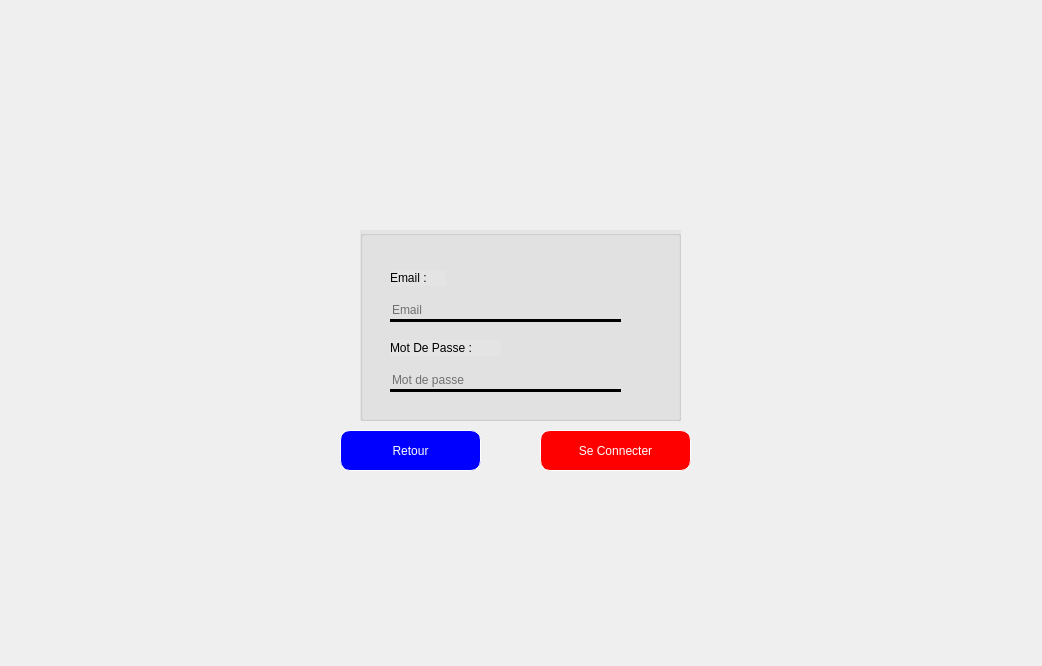
<?xml version="1.0" encoding="UTF-8"?>
<ui version="4.0">
 <class>lemployes</class>
 <widget class="QDialog" name="lemployes">
  <property name="geometry">
   <rect>
    <x>0</x>
    <y>0</y>
    <width>1042</width>
    <height>666</height>
   </rect>
  </property>
  <property name="windowTitle">
   <string>Dialog</string>
  </property>
  <widget class="QLabel" name="label">
   <property name="geometry">
    <rect>
     <x>-10</x>
     <y>-20</y>
     <width>1051</width>
     <height>721</height>
    </rect>
   </property>
   <property name="mouseTracking">
    <bool>false</bool>
   </property>
   <property name="styleSheet">
    <string notr="true">image: url(:/new/prefix1/Background.png);</string>
   </property>
   <property name="text">
    <string/>
   </property>
  </widget>
  <widget class="QPushButton" name="Retour">
   <property name="geometry">
    <rect>
     <x>340</x>
     <y>430</y>
     <width>141</width>
     <height>41</height>
    </rect>
   </property>
   <property name="styleSheet">
    <string notr="true">background-color: #0000ff;
border :1px solid rgb(255, 255, 255);
border-radius :10px;
color: #FFF;
padding-left: 20px;
padding-right:20px;
</string>
   </property>
   <property name="text">
    <string>Retour</string>
   </property>
  </widget>
  <widget class="QPushButton" name="Connecter">
   <property name="geometry">
    <rect>
     <x>540</x>
     <y>430</y>
     <width>151</width>
     <height>41</height>
    </rect>
   </property>
   <property name="styleSheet">
    <string notr="true">background-color: red;
border :1px solid rgb(255, 255, 255);
border-radius :10px;
color: #FFF;
padding-left: 20px;
padding-right:20px;
</string>
   </property>
   <property name="text">
    <string>Se Connecter</string>
   </property>
  </widget>
  <widget class="QGroupBox" name="groupBox_2">
   <property name="geometry">
    <rect>
     <x>360</x>
     <y>230</y>
     <width>321</width>
     <height>191</height>
    </rect>
   </property>
   <property name="styleSheet">
    <string notr="true">font: 9pt &quot;Sitka&quot;;
background-color: rgb(228, 228, 228);</string>
   </property>
   <property name="title">
    <string/>
   </property>
   <widget class="QLabel" name="label_4">
    <property name="geometry">
     <rect>
      <x>30</x>
      <y>40</y>
      <width>56</width>
      <height>16</height>
     </rect>
    </property>
    <property name="text">
     <string>Email :</string>
    </property>
   </widget>
   <widget class="QLabel" name="label_5">
    <property name="geometry">
     <rect>
      <x>30</x>
      <y>110</y>
      <width>111</width>
      <height>16</height>
     </rect>
    </property>
    <property name="text">
     <string>Mot De Passe :</string>
    </property>
   </widget>
   <widget class="QLineEdit" name="lineEdit_email">
    <property name="geometry">
     <rect>
      <x>30</x>
      <y>70</y>
      <width>231</width>
      <height>22</height>
     </rect>
    </property>
    <property name="styleSheet">
     <string notr="true">background-color: transparent;
border:none;
 border-bottom: 3px solid black;</string>
    </property>
    <property name="placeholderText">
     <string>Email</string>
    </property>
   </widget>
   <widget class="QLineEdit" name="lineEdit_motdepasse">
    <property name="geometry">
     <rect>
      <x>30</x>
      <y>140</y>
      <width>231</width>
      <height>22</height>
     </rect>
    </property>
    <property name="styleSheet">
     <string notr="true">background-color: transparent;
border:none;
 border-bottom: 3px solid black;</string>
    </property>
    <property name="placeholderText">
     <string>Mot de passe</string>
    </property>
   </widget>
  </widget>
 </widget>
 <resources/>
 <connections/>
</ui>
